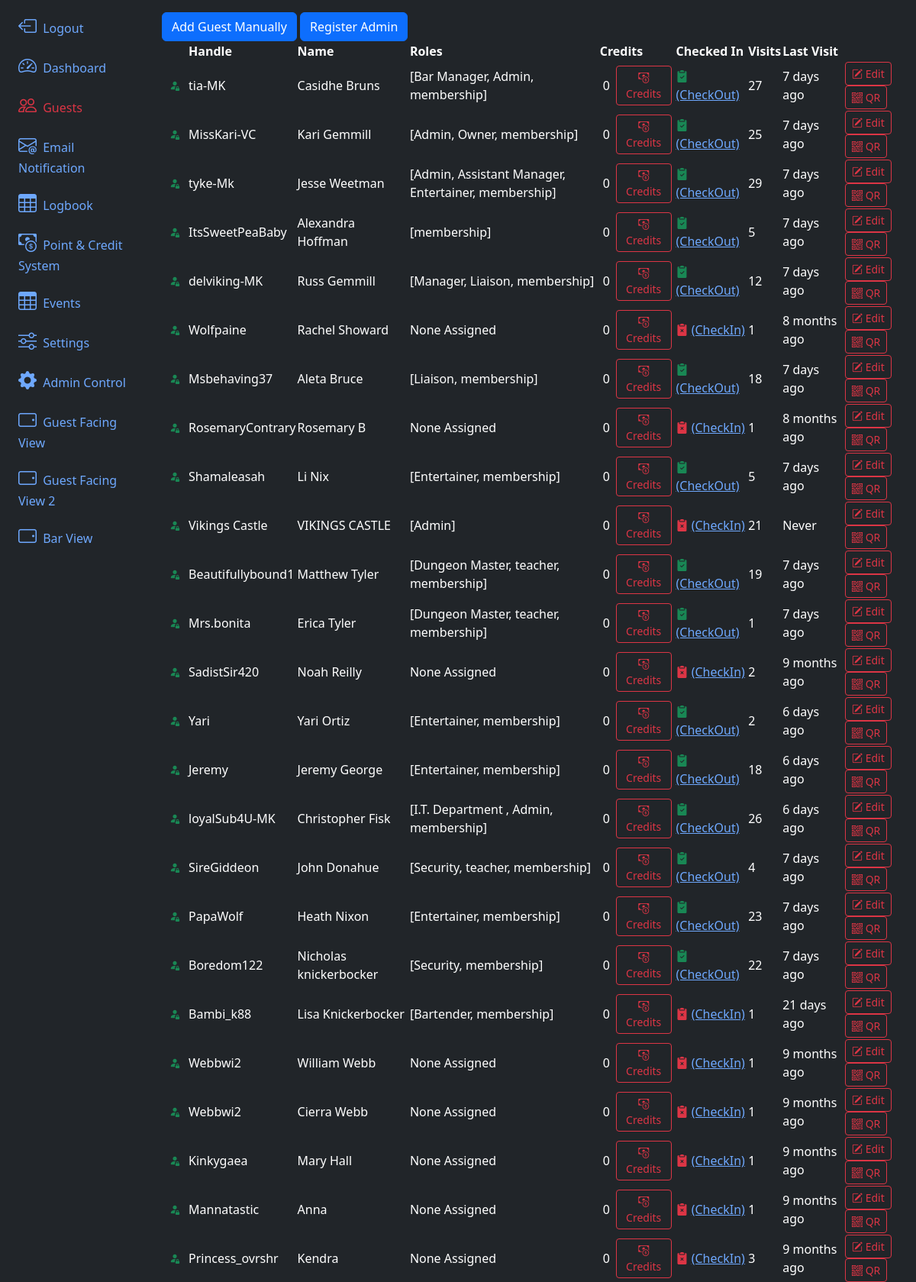
Page /guests/ (upper part) on the committed database.
### app/models.py (models this page shows, shortened)
@dataclass
class Guest(db.Model, UserMixin):
    id:int = db.Column(db.Integer, primary_key=True)
    uuid:str  = db.Column(db.String, unique=True, name="uuid")
    fetUsername:str  = db.Column(db.String(100) )
    name:str  = db.Column(db.String(100), nullable=False)
    email:str  = db.Column(db.String(200), nullable=False)
    phone:str  = db.Column(db.String(20))
    barStatus:int = db.Column(db.Integer, default=0)
    checkin_blocked:bool = db.Column(db.Boolean(), default=False)
    password:str  = db.Column(db.String(255))
    allow_qrcode_refresh:bool = db.Column(db.Boolean(), default=True)
    roles = db.relationship('Role', backref=db.backref('guests'), secondary=guest_role)
    performs = db.relationship('Addon', backref='guests', secondary='guest_addons')
    termsCheck:bool = db.Column(db.Boolean(), default=False)
    termsDate = db.Column(db.DateTime(timezone=True), server_default=func.now())
    membershipEmailSent:bool = db.Column(db.Boolean(), default=False)
    membershipEmailSentDate = db.Column(db.DateTime(timezone=True), server_default=None)
    membershipStart = db.Column(db.DateTime(timezone=True), server_default=None)
    membershipEnd = db.Column(db.DateTime(timezone=True), server_default=None)
    credit = db.relationship('GuestCredit',backref='guest')
    logbook = db.relationship('Guestlog', backref='guest')
    checkedIn:bool = db.Column(db.Boolean(), default=False)
    lastVisit = db.Column(db.DateTime(timezone=True), server_default=None)
    lastCheckOut = db.Column(db.DateTime(timezone=True), server_default=None)
    created_at = db.Column(db.DateTime(timezone=True), server_default=func.now())

@dataclass
class Role(db.Model):
    id:int = db.Column(db.Integer, primary_key=True)
    name:str  = db.Column(db.String(100))
    description:str  = db.Column(db.String(200))
    permissions:str  = db.Column(db.String(200))
    skip_payment_at_checkin:bool = db.Column(db.Boolean(), default=False)
    skip_tos_update_at_checkin:bool = db.Column(db.Boolean(), default=False)
    allow_login_to_backoffice:bool = db.Column(db.Boolean(), default=False)
    allow_password_reset:bool = db.Column(db.Boolean(), default=False)
    notify_staff_on_checkin:bool = db.Column(db.Boolean(), default=False)
    auto_checkout_on_event_end:bool = db.Column(db.Boolean(), default=False)
    def __repr__(self):
        return f'{self.name}'

@dataclass
class GuestCredit(db.Model):
    id:int = db.Column(db.Integer, primary_key=True)
    lastUpdate = db.Column(db.DateTime(timezone=True), server_default=None)
    guest_id = db.Column(db.Integer, db.ForeignKey('guest.id'), nullable=False)
    points:int  = db.Column(db.Integer, nullable=False, default=0)
    generalAmount:int  = db.Column(db.Integer, nullable=False, default=0)
    specialEventAmount:int  = db.Column(db.Integer, nullable=False, default=0)
    privateSessionAmount:int  = db.Column(db.Integer, nullable=False, default=0)

### app/routes.py (the view, shortened to what this page needs)
@app.route('/guests/', methods=['GET', 'POST'])
def guests():
    return render_template('guests.html', guests=Guest.query.all(), settings = Setting.query.first(), roles = Role.query.all(), guestVisitLog=Guestlog.query.all(), guestVisitCounts=Guestlog.query.with_entities(Guestlog.userID, func.count(Guestlog.id)).group_by(Guestlog.userID).all())

### app/__init__.py (called while the page is built)
@app.template_filter('get_general_credits')
def get_general_credits(credit):
    return sum(x.generalAmount for x in credit)

### app/templates/guests.html (shortened to what this page needs)
{% extends 'layout.html' %}
{% block content %}
<div id="toolbar">
    <button type="button" class="btn btn-primary" data-bs-toggle="modal" data-bs-target="#registerModal"
        data-bs-mode="new">Add Guest Manually</button>
    <a href="/registerAdmin"><button type="button" class="btn btn-primary">Register Admin</button></a>
</div>
<table class="table-dark rounded-3 overflow-hidden" data-toolbar="#toolbar" data-toggle="table"
    data-show-columns="true">
    <thead>
        <tr>
            <th scope="col" data-switchable="true"></th>
            <th data-sortable="true" scope="col" data-switchable="false">Handle</th>
            <th data-sortable="true" scope="col" data-field="name" data-visible="false" class='d-none d-md-table-cell'>
                Name</th>
            <th data-sortable="true" scope="col" class='d-none d-xl-table-cell' data-switchable="false">Roles</th>
            <th data-sortable="true" scope="col" class='d-none d-xl-table-cell' data-switchable="false">Credits</th>
            <th data-sortable="true" scope="col" class='d-none d-lg-table-cell' data-switchable="false">Checked In</th>
            <th data-sortable="true" scope="col" class='d-none d-lg-table-cell' data-switchable="false">Visits</th>
            <th data-sortable="true" scope="col" class='d-none d-md-table-cell' data-switchable="false">Last Visit</th>
            <th data-align="right" scope="col" data-switchable="false"></th>
        </tr>
    </thead>
    <tbody>
        {% for guest in guests %}
        <tr>
            <td>
                <button type="button" class="btn btn-sm" data-bs-mode="edit" data-bs-uuid="{{guest.id}}">
                    {% if guest.checkin_blocked == None %}
                    <i class="bi bi-person-fill-lock text-success"></i>
                    {% elif guest.checkin_blocked == False %}
                    <i class="bi bi-person-fill-lock text-success"></i>
                    {% else %}
                    <i class="bi bi-person-fill-lock text-danger"></i>
                    {% endif %}
                </button>
            </td>
            <td>
                {% if guest.fetUsername %}
                {{guest.fetUsername}}
                {% else %}
                {{guest.name}}
                {% endif %}
            </td>
            <td class='d-none d-md-table-cell'>{{guest.name}}</td>
            {% if guest.roles %}
            <td class='d-none d-xl-table-cell'>{{guest.roles}}</td>
            {% else %}
            <td class='d-none d-xl-table-cell'>None Assigned</th>
                {% endif %}
            <td class=''>
                <div class="d-flex flex-row justify-content-between align-items-center">
                    <div class="px-1">{{guest.credit | get_general_credits }}</div>
                    <div class="px-1"><a href="/guestCredit/{{guest.id}}"><button type="button"
                                class="btn btn-sm btn-outline-danger"><i class="bi bi-cash-coin"></i>
                                Credits</button></a></div>
                </div>
            </td>
            {% if guest.checkedIn %}
            <td class='d-none d-lg-table-cell'><i class="bi bi-clipboard2-check-fill text-success"></i> <a
                    href="/checkOut/{{guest.id}}/Manually?next=%2Fguests">(CheckOut)</a></td>
            {% else %}
            <td class='d-none d-lg-table-cell'><i class="bi bi-clipboard2-x-fill text-danger"></i> <a
                    href="/checkIn/{{guest.id}}/Manually?next=%2Fguests">(CheckIn)</a></td>
            {% endif %}
            {% if guestVisitCounts[guest.id] %}
            <td>{{guestVisitCounts[guest.id][1]}}</td>
            {% else %}
            <td>0</td>
            {% endif %}
            {% if guest.lastVisit %}
            <td>{{ moment(guest.lastVisit).fromNow() }}</td>
            {% else %}
            <td>Never</td>
            {% endif %}
            <td >
                <button type="button" class="btn btn-sm btn-outline-danger" data-bs-toggle="modal"
                    data-bs-target="#registerModal" data-bs-mode="edit" data-bs-uuid="{{guest.id}}"
                    data-bs-roles="{{guest.roles}}"><i class="bi bi-pencil-square"></i> Edit</button>
                <button type="button" class="btn btn-sm btn-outline-danger" data-bs-toggle="modal"
                    data-bs-target="#qrModal" data-bs-qr="{{guest.uuid}}"><i class="bi bi-qr-code"></i> QR</button>
            </td>
        </tr>
        {% endfor %}
    </tbody>
</table>
{% endblock content %}

### rows in the picture
Guest: fetUsername "tia-MK", name "Casidhe Bruns", roles "[Bar Manager, Admin, membership]", credit|get_general_credits "0", guestVisitCounts "27", lastVisit "7 days ago"
Guest: fetUsername "MissKari-VC", name "Kari Gemmill", roles "[Admin, Owner, membership]", credit|get_general_credits "0", guestVisitCounts "25", lastVisit "7 days ago"
Guest: fetUsername "tyke-Mk", name "Jesse Weetman", roles "[Admin, Assistant Manager, Entertainer, membership]", credit|get_general_credits "0", guestVisitCounts "29", lastVisit "7 days ago"
Guest: fetUsername "ItsSweetPeaBaby", name "Alexandra Hoffman", roles "[membership]", credit|get_general_credits "0", guestVisitCounts "5", lastVisit "7 days ago"
Guest: fetUsername "delviking-MK", name "Russ Gemmill", roles "[Manager, Liaison, membership]", credit|get_general_credits "0", guestVisitCounts "12", lastVisit "7 days ago"
Guest: fetUsername "Wolfpaine", name "Rachel Showard", shows "None Assigned", credit|get_general_credits "0", guestVisitCounts "1", lastVisit "8 months ago"
Guest: fetUsername "Msbehaving37", name "Aleta Bruce", roles "[Liaison, membership]", credit|get_general_credits "0", guestVisitCounts "18", lastVisit "7 days ago"
Guest: fetUsername "RosemaryContrary", name "Rosemary B", shows "None Assigned", credit|get_general_credits "0", guestVisitCounts "1", lastVisit "8 months ago"
Guest: fetUsername "Shamaleasah", name "Li Nix", roles "[Entertainer, membership]", credit|get_general_credits "0", guestVisitCounts "5", lastVisit "7 days ago"
Guest: fetUsername "Vikings Castle", name "VIKINGS CASTLE", roles "[Admin]", credit|get_general_credits "0", guestVisitCounts "21", shows "Never"
Guest: fetUsername "Beautifullybound1", name "Matthew Tyler", roles "[Dungeon Master, teacher, membership]", credit|get_general_credits "0", guestVisitCounts "19", lastVisit "7 days ago"
Guest: fetUsername "Mrs.bonita", name "Erica Tyler", roles "[Dungeon Master, teacher, membership]", credit|get_general_credits "0", checkedIn "1", lastVisit "7 days ago"
Guest: fetUsername "SadistSir420", name "Noah Reilly", shows "None Assigned", credit|get_general_credits "0", guestVisitCounts "2", lastVisit "9 months ago"
Guest: fetUsername "Yari", name "Yari Ortiz", roles "[Entertainer, membership]", credit|get_general_credits "0", guestVisitCounts "2", lastVisit "6 days ago"
Guest: fetUsername "Jeremy", name "Jeremy George", roles "[Entertainer, membership]", credit|get_general_credits "0", guestVisitCounts "18", lastVisit "6 days ago"
Guest: fetUsername "loyalSub4U-MK", name "Christopher Fisk", roles "[I.T. Department , Admin, membership]", credit|get_general_credits "0", guestVisitCounts "26", lastVisit "6 days ago"
Guest: fetUsername "SireGiddeon", name "John Donahue", roles "[Security, teacher, membership]", credit|get_general_credits "0", guestVisitCounts "4", lastVisit "7 days ago"
Guest: fetUsername "PapaWolf", name "Heath Nixon", roles "[Entertainer, membership]", credit|get_general_credits "0", guestVisitCounts "23", lastVisit "7 days ago"
Guest: fetUsername "Boredom122", name "Nicholas knickerbocker", roles "[Security, membership]", credit|get_general_credits "0", guestVisitCounts "22", lastVisit "7 days ago"
Guest: fetUsername "Bambi_k88", name "Lisa Knickerbocker", roles "[Bartender, membership]", credit|get_general_credits "0", termsCheck "1", lastVisit "21 days ago"
Guest: fetUsername "Webbwi2", name "William Webb", shows "None Assigned", credit|get_general_credits "0", termsCheck "1", lastVisit "9 months ago"
Guest: fetUsername "Webbwi2", name "Cierra Webb", shows "None Assigned", credit|get_general_credits "0", termsCheck "1", lastVisit "9 months ago"
Guest: fetUsername "Kinkygaea", name "Mary Hall", shows "None Assigned", credit|get_general_credits "0", termsCheck "1", lastVisit "9 months ago"
Guest: fetUsername "Mannatastic", name "Anna", shows "None Assigned", credit|get_general_credits "0", termsCheck "1", lastVisit "9 months ago"
Guest: fetUsername "Princess_ovrshr", name "Kendra", shows "None Assigned", credit|get_general_credits "0", guestVisitCounts "3", lastVisit "9 months ago"
